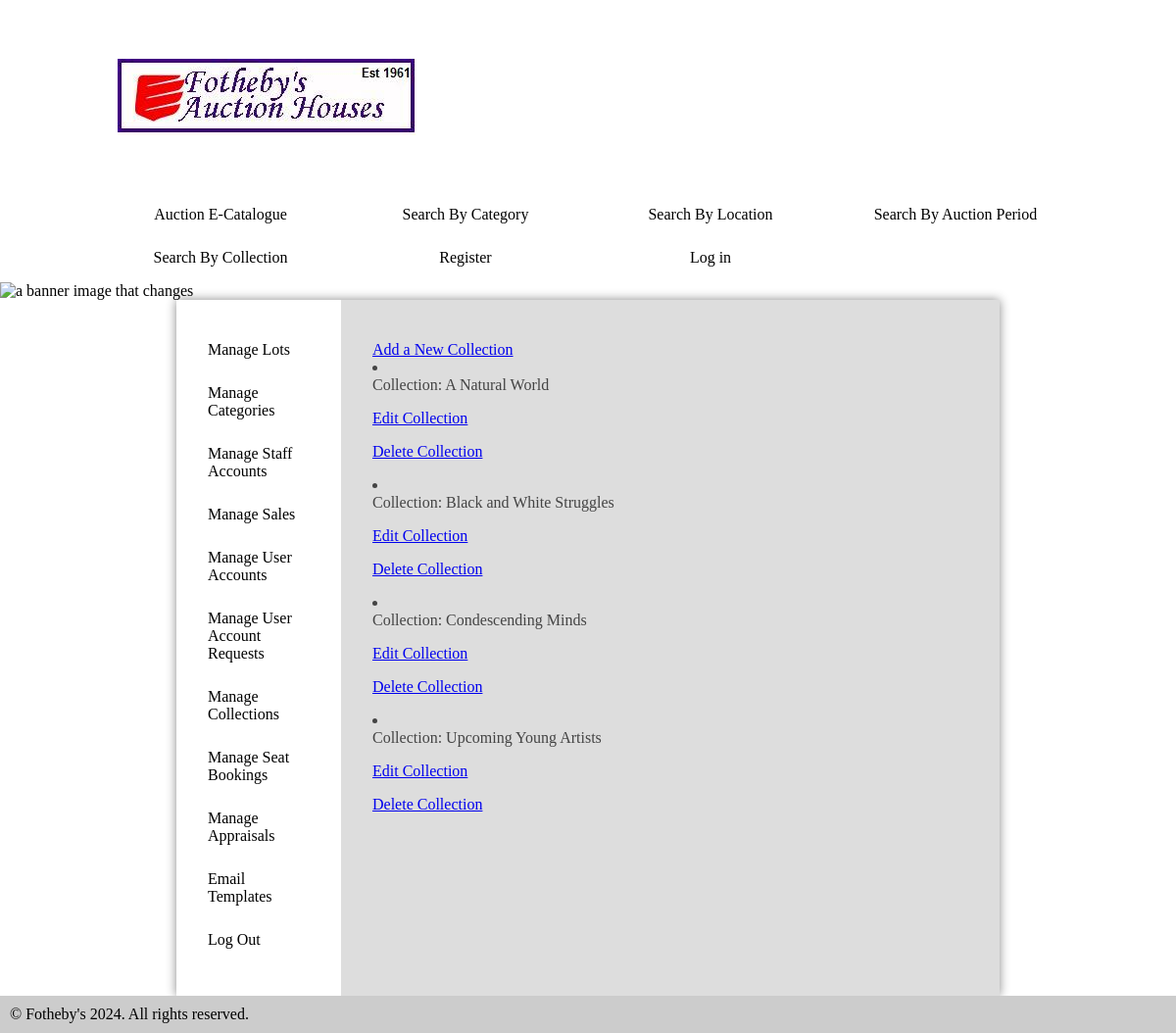
The page /default/public/manageCollections.php on the database its author committed.
### tables this page shows
CREATE TABLE `collections` (
  `name` varchar(35) NOT NULL,
  PRIMARY KEY (`name`)
);

### default/public/manageCollections.php (the view, shortened to what this page needs)
<?php
require '../head.php';
require '../nav.php';
require '../sideNavBar.php';
require '../databaseJoin.php';
?>
<article>
	<div>
		<a href = "addCollection.php">Add a New Collection</a>
	</div>
	<div>
<?php
	$results = $pdo->query('SELECT * FROM collections');
	foreach ($results as $row) {
		echo  '<li><p> Collection: ' . $row['name'] . '</p>';
		echo  '<p><a href = "editCollections.php?name=' . $row['name'] . '">  Edit Collection </a></p>';
		echo  '<p><a href = "deleteCollections.php?name='. $row['name'] . '"> Delete Collection</a></p>';
		}
	echo '</div>';
require '../foot.php';
?>

### default/public/style.css (style rules this page uses)
* { margin: 0; padding: 0; }
html { font-family: 'Oxygen-Regular', times, verdana, sans-serif; }
body { background-color: #fff; }
p, li, h2 { margin-bottom: 1em; }
main > article { display: table-cell; padding: 2em; margin-left: 2em }

### rows shown on the page
collections: name "A Natural World"
collections: name "Black and White Struggles"
collections: name "Condescending Minds"
collections: name "Upcoming Young Artists"
